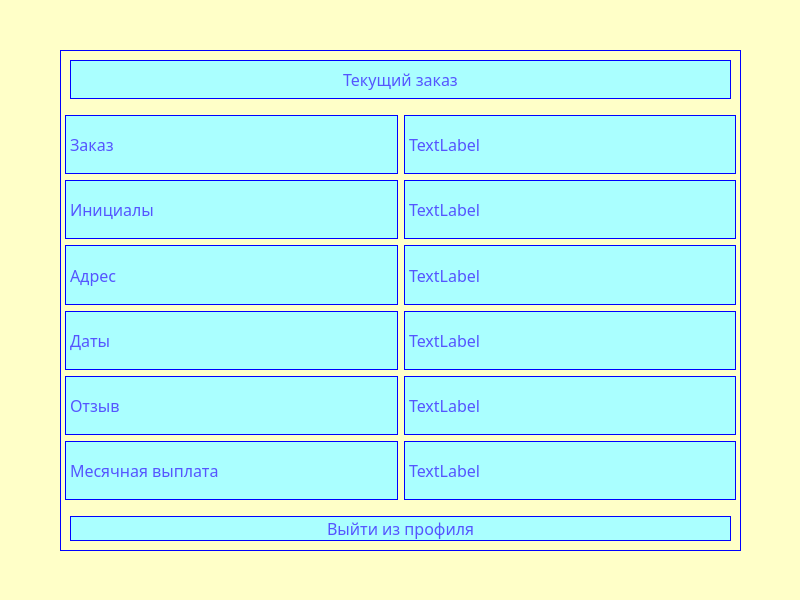
<?xml version="1.0" encoding="UTF-8"?>
<ui version="4.0">
 <class>ProfileWindow</class>
 <widget class="QMainWindow" name="ProfileWindow">
  <property name="geometry">
   <rect>
    <x>0</x>
    <y>0</y>
    <width>800</width>
    <height>600</height>
   </rect>
  </property>
  <property name="minimumSize">
   <size>
    <width>800</width>
    <height>600</height>
   </size>
  </property>
  <property name="maximumSize">
   <size>
    <width>800</width>
    <height>600</height>
   </size>
  </property>
  <property name="windowTitle">
   <string>Профиль</string>
  </property>
  <property name="styleSheet">
   <string notr="true">background-color: rgb(255, 255, 200);
font: 63 12pt Lucida Sans;
color: rgb(85, 85, 255);</string>
  </property>
  <widget class="QWidget" name="centralwidget">
   <widget class="QWidget" name="form_profile" native="true">
    <property name="geometry">
     <rect>
      <x>60</x>
      <y>50</y>
      <width>681</width>
      <height>501</height>
     </rect>
    </property>
    <property name="styleSheet">
     <string notr="true">border: 1px solid blue;</string>
    </property>
    <layout class="QGridLayout" name="gridLayout">
     <item row="6" column="1">
      <widget class="QLabel" name="adress">
       <property name="styleSheet">
        <string notr="true">margin-right: 5px;
background-color: rgb(170, 255, 255);</string>
       </property>
       <property name="text">
        <string>TextLabel</string>
       </property>
      </widget>
     </item>
     <item row="7" column="1">
      <widget class="QLabel" name="dates">
       <property name="styleSheet">
        <string notr="true">margin-right: 5px;
background-color: rgb(170, 255, 255);</string>
       </property>
       <property name="text">
        <string>TextLabel</string>
       </property>
      </widget>
     </item>
     <item row="9" column="0">
      <widget class="QLabel" name="payment_label">
       <property name="styleSheet">
        <string notr="true">margin-left: 5px;
background-color: rgb(170, 255, 255);</string>
       </property>
       <property name="text">
        <string>Месячная выплата</string>
       </property>
      </widget>
     </item>
     <item row="4" column="1">
      <widget class="QLabel" name="id_order">
       <property name="styleSheet">
        <string notr="true">margin-right: 5px;
background-color: rgb(170, 255, 255);</string>
       </property>
       <property name="text">
        <string>TextLabel</string>
       </property>
      </widget>
     </item>
     <item row="4" column="0">
      <widget class="QLabel" name="order_label">
       <property name="styleSheet">
        <string notr="true">background-color: rgb(170, 255, 255);
margin-left: 5px;</string>
       </property>
       <property name="text">
        <string>Заказ</string>
       </property>
      </widget>
     </item>
     <item row="9" column="1">
      <widget class="QLabel" name="sum_payment">
       <property name="styleSheet">
        <string notr="true">margin-right: 5px;
background-color: rgb(170, 255, 255);</string>
       </property>
       <property name="text">
        <string>TextLabel</string>
       </property>
      </widget>
     </item>
     <item row="3" column="0" colspan="2">
      <widget class="QLabel" name="title_label">
       <property name="styleSheet">
        <string notr="true">background-color: rgb(170, 255, 255);
margin: 10px;</string>
       </property>
       <property name="text">
        <string>Текущий заказ</string>
       </property>
       <property name="alignment">
        <set>Qt::AlignCenter</set>
       </property>
      </widget>
     </item>
     <item row="5" column="0">
      <widget class="QLabel" name="name_surname_label">
       <property name="styleSheet">
        <string notr="true">background-color: rgb(170, 255, 255);
margin-left: 5px;</string>
       </property>
       <property name="text">
        <string>Инициалы</string>
       </property>
      </widget>
     </item>
     <item row="7" column="0">
      <widget class="QLabel" name="date_label">
       <property name="styleSheet">
        <string notr="true">margin-left: 5px;
background-color: rgb(170, 255, 255);</string>
       </property>
       <property name="text">
        <string>Даты</string>
       </property>
      </widget>
     </item>
     <item row="8" column="1">
      <widget class="QLabel" name="comment">
       <property name="styleSheet">
        <string notr="true">margin-right: 5px;
background-color: rgb(170, 255, 255);</string>
       </property>
       <property name="text">
        <string>TextLabel</string>
       </property>
      </widget>
     </item>
     <item row="5" column="1">
      <widget class="QLabel" name="name_surname">
       <property name="styleSheet">
        <string notr="true">margin-right: 5px;
background-color: rgb(170, 255, 255);</string>
       </property>
       <property name="text">
        <string>TextLabel</string>
       </property>
      </widget>
     </item>
     <item row="6" column="0">
      <widget class="QLabel" name="adress_label">
       <property name="styleSheet">
        <string notr="true">background-color: rgb(170, 255, 255);
margin-left: 5px;</string>
       </property>
       <property name="text">
        <string>Адрес</string>
       </property>
      </widget>
     </item>
     <item row="8" column="0">
      <widget class="QLabel" name="comment_label">
       <property name="styleSheet">
        <string notr="true">background-color: rgb(170, 255, 255);
margin-left: 5px;</string>
       </property>
       <property name="text">
        <string>Отзыв</string>
       </property>
      </widget>
     </item>
     <item row="10" column="0" colspan="2">
      <widget class="QPushButton" name="logout_btn">
       <property name="styleSheet">
        <string notr="true">margin: 10px;
background-color: rgb(170, 255, 255);</string>
       </property>
       <property name="text">
        <string>Выйти из профиля</string>
       </property>
      </widget>
     </item>
    </layout>
   </widget>
  </widget>
 </widget>
 <resources/>
 <connections/>
</ui>
